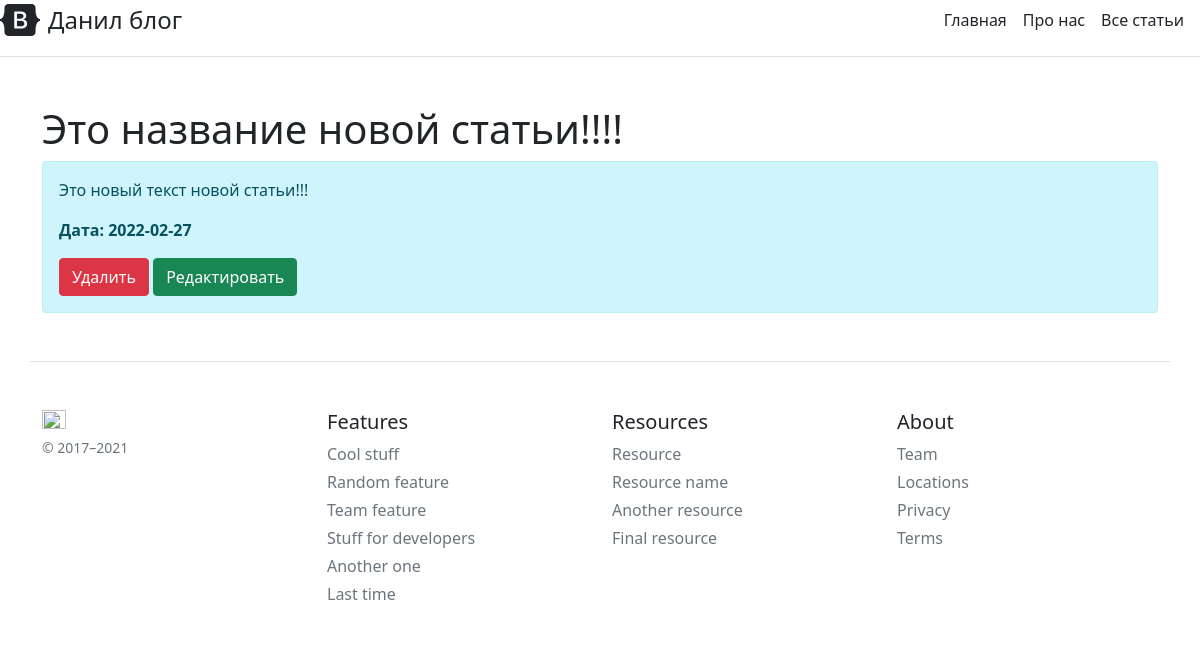
The page /posts/2 on the database its author committed.
### app.py (models this page shows, shortened)
class Article(db.Model):
    id = db.Column(db.Integer, primary_key=True)  # Уникальный идентификатор
    title = db.Column(db.String(100), nullable=False)  # Заголовок статьи
    intro = db.Column(db.String(300), nullable=False)  # Вступительный текст
    text = db.Column(db.Text, nullable=False)  # Полный текст статьи
    date = db.Column(db.DateTime, default=datetime.utcnow)  # Время статьи

### app.py (the view)
@app.route('/posts/<int:id>')
def post_detail(id):
    article = Article.query.get(id)
    return render_template('post_detail.html', article=article)

### templates/post_detail.html (shortened to what this page needs)
{% extends 'base.html' %}
{% block body %}
<div class="container mt-5">
    <h1>{{ article.title }}</h1>
    <div class="alert alert-info">
        <p>{{ article.text }}</p>
        <p><b>Дата: {{ article.date.date() }}</b></p>
        <a href="/posts/{{ article.id }}/del" class="btn btn-danger">Удалить</a>
        <a href="/posts/{{ article.id }}/update" class="btn btn-success">Редактировать</a>
    </div>
</div>
{% endblock %}

### rows shown on the page
Article: title "Это название новой статьи!!!!", text "Это новый текст новой статьи!!!", date "2022-02-27"
